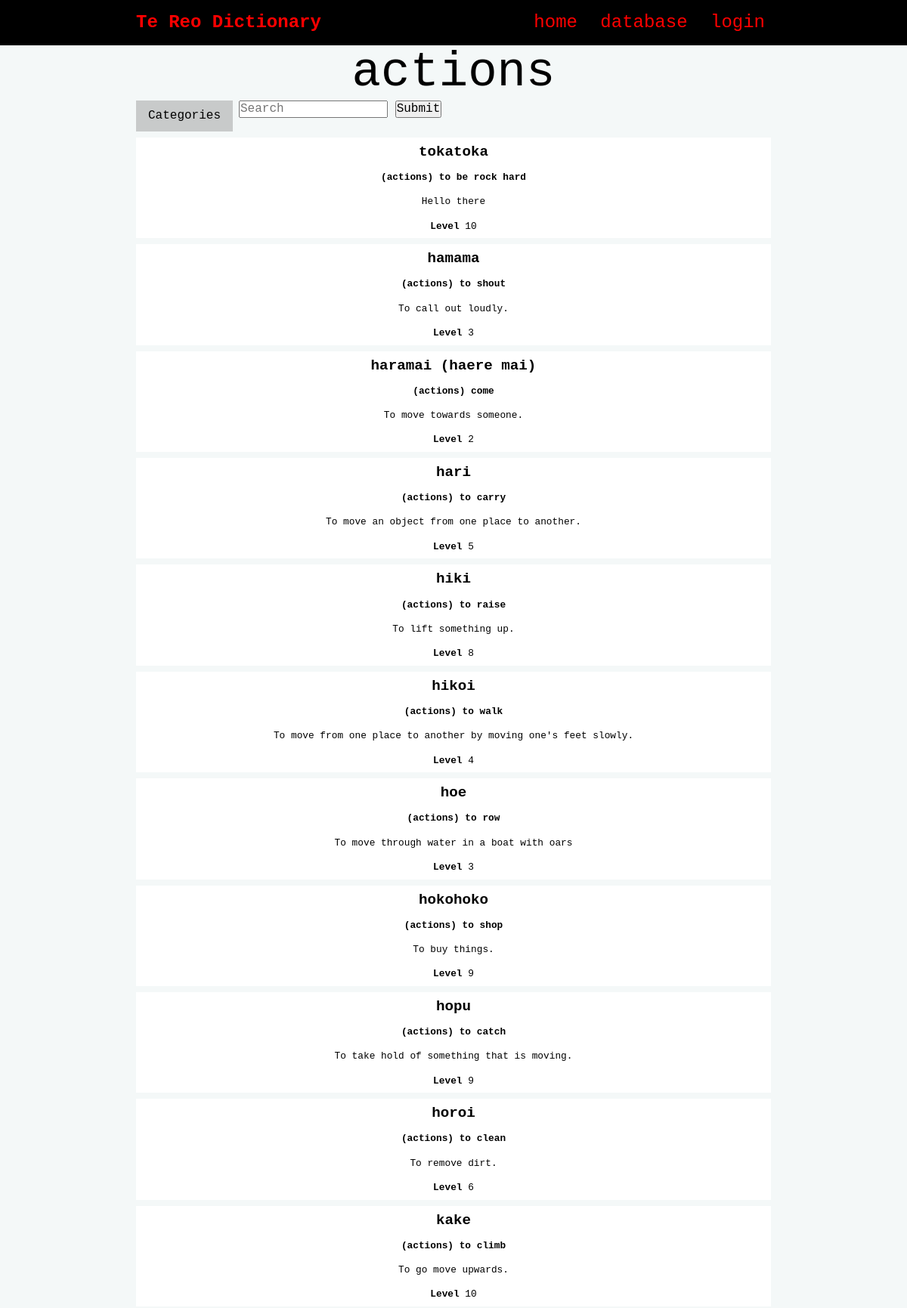
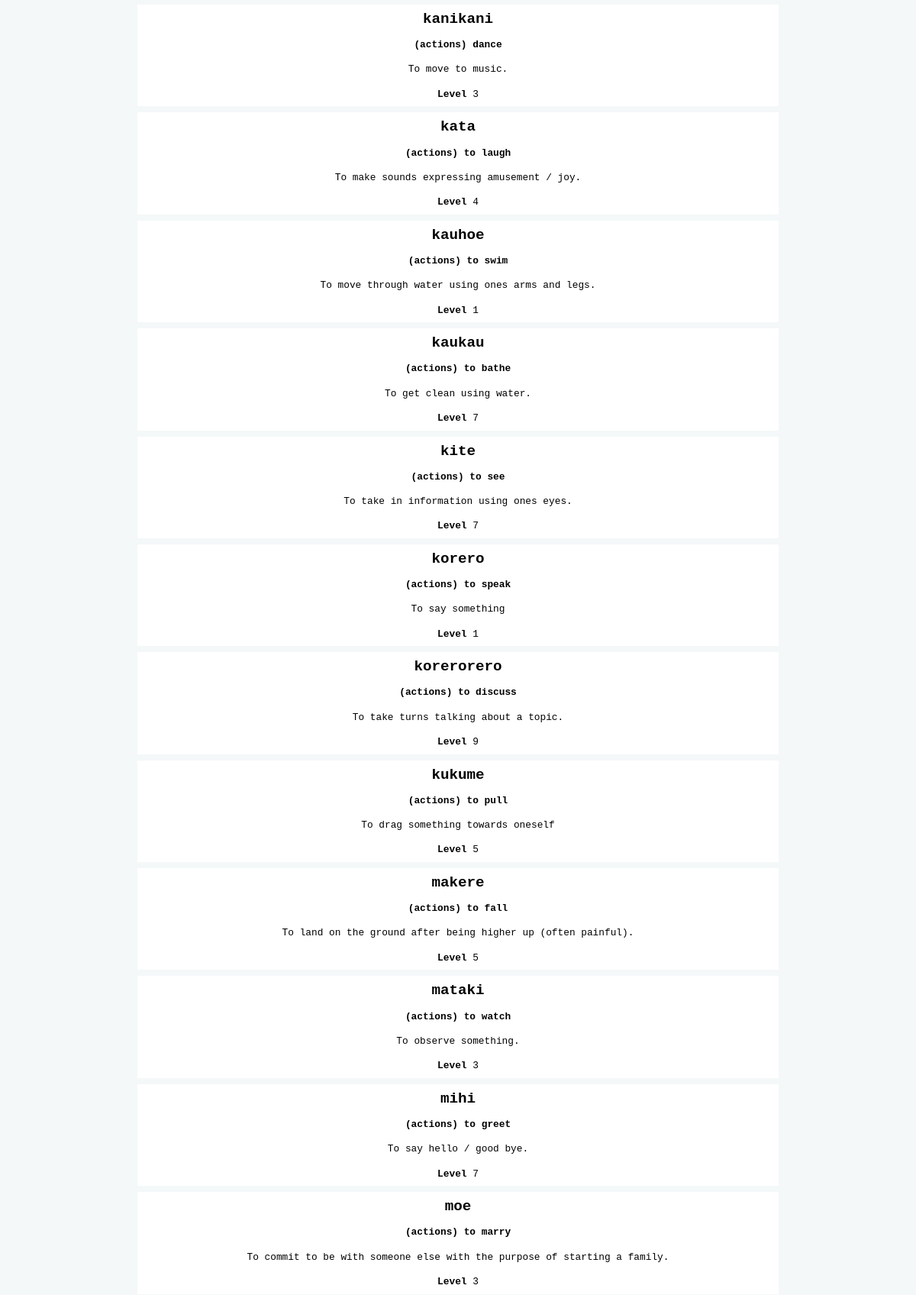
The page /database/1 (upper part) on the database its author committed (2 pictures, top to bottom).
### tables this page shows
CREATE TABLE "categories"
(
    id      integer                            not null
        primary key autoincrement
        unique,
    name    varchar(20)                        not null
        unique,
    user_id integer  default 1
        constraint categories_user_id__fk
            references users,
    date    datetime default current_timestamp not null
);

CREATE TABLE "entries"
(
    id          integer                            not null
        primary key autoincrement
        unique,
    maori       varchar(85)                        not null,
    english     varchar(40)                        not null,
    definition  varchar(300) default 'Pending',
    level       tinyint                            not null,
    image       varchar(44)  default 'noimage.png' not null,
    category_id integer                            not null
        constraint entries_category_id_fk
            references categories,
    user_id     integer      default 1
        constraint entries_user_id_fk
            references users,
    date        datetime     default current_timestamp
);

### app.py (the view)
@app.route('/database/<category_id>')
def render_database_categories(category_id):
    con = connect(DATABASE)
    cur = con.cursor()
    if category_id == '-1':
        query = "SELECT entries.id, entries.maori, entries.english, entries.definition, entries.level, categories.name " \
                "FROM entries " \
                "INNER JOIN categories ON entries.category_id=categories.id " \
                "ORDER BY entries.date DESC "
        cur.execute(query)
    else:
        query = "SELECT entries.id, entries.maori, entries.english, entries.definition, entries.level, categories.name " \
                "FROM entries " \
                "INNER JOIN categories ON entries.category_id=categories.id " \
                "WHERE category_id=? "\
                "ORDER BY entries.date DESC "
        cur.execute(query, (category_id, ))
    entry_list = cur.fetchall()
    query = "SELECT id, name " \
            "FROM categories " \
            "ORDER BY date ASC "
    cur.execute(query)
    category_list = cur.fetchall()
    con.close()
    if len(entry_list) == 0:
        return redirect("/no_results")
    else:
        return render_template('database.html', entries=entry_list, categories=category_list, id=int(category_id))

### app.py (called while the page is built)
def connect(db_file):  # creates a connection with the database
    try:
        connection = sqlite3.connect(db_file)
        return connection
    except sqlite3.Error as e:
        print(e)
    return None

@app.context_processor
def login_context_processor():  # jinja context processor to check if you are logged in
    return dict(logged_in=logged_in)  # calls the logged_in function to jinja

def logged_in():  # checks whether you are logged in
    if session.get("email"):  # if email exists in session tuple
        return True
    else:
        return False

@app.context_processor
def admin_context_processor():
    return dict(is_admin=is_admin)

def is_admin():
    if logged_in() and session.get("type") == 1:
        return True
    else:
        return False

### templates/database.html (shortened to what this page needs)
{% extends "base.html" %}
{% block pageheading %}
    {% if id == -1 %}
        database
    {% else %}
        {{ categories[id-1][1] }}
    {% endif %}
{% endblock %}
{% block main %}
    <div class="filters">
        <div class="dropdown">
            <button class="dropdown-button">Categories</button>
        </div>
        <div class="search-bar">
            <form method="POST" action="/search">
                <input type="text" placeholder="Search" name="search" id="search">
                <button type="submit">Submit</button>
            </form>
        </div>
    </div>
    <div class="entry">
        {% for entry in entries %}
            <a href="/entry/{{ entry[0] }}">
                <div class="entry-box">
                    <h3 class="entry-box-heading"><strong>{{ entry[1] }}</strong></h3>
                    <p class="entry-box-heading"><strong>({{ entry[5] }}) {{ entry[2] }}</strong></p>
                    <p class="entry-box-info">{{ entry[3] }}</p>
                    <p class="entry-box-info"><strong>Level </strong>{{ entry[4] }}</p>
                </div>
            </a>
        {% endfor %}
    </div>
{% endblock %}

### static/style.css (style rules this page uses)
:root { --red: #FF0000; --dark-red: #a00808; --white: #FFFFFF; --light-gray: #F4F8F8; --gray: #c8caca; --dark-gray: #959696; --black: #000000; }
* { font-family: 'Monaco', monospace; padding: 0; margin: 0; box-sizing: border-box; }
body { background-color: var(--light-gray); }
a, a:visited { color: var(--red); text-decoration: none; }
.entry-box { width: 100%; background: var(--white); border: 0 solid var(--gray); color: var(--black); margin-bottom: 0.5rem; }
.entry-box-heading { padding: 0.5rem; }
.entry-box-info { padding: 0.5rem; max-width: 100%; word-wrap: break-word; }
.entry-box h3 { font-size: 1.2rem; text-align: center; }
.entry-box p { font-size: 0.8rem; margin-bottom: 0.1rem; text-align: center; }
.filters { margin-bottom: 0.5rem; display: flex; }
.search-bar { float: right; }
.dropdown { margin-right: 0.5rem; }
.dropdown .dropdown-button { background-color: var(--gray); border: none; padding: 0.7rem 1rem; }
.dropdown-button { background-color: var(--gray); }

### rows shown on the page
categories: name "actions"
entries: maori "tokatoka", name "actions", english "to be rock hard", definition "Hello there", level "10"
entries: maori "hamama", name "actions", english "to shout", definition "To call out loudly.", level "3"
entries: maori "haramai (haere mai)", name "actions", english "come", definition "To move towards someone.", level "2"
entries: maori "hari", name "actions", english "to carry", definition "To move an object from one place to another.", level "5"
entries: maori "hiki", name "actions", english "to raise", definition "To lift something up.", level "8"
entries: maori "hikoi", name "actions", english "to walk", definition "To move from one place to another by moving one's feet slowly.", level "4"
entries: maori "hoe", name "actions", english "to row", definition "To move through water in a boat with oars", level "3"
entries: maori "hokohoko", name "actions", english "to shop", definition "To buy things.", level "9"
entries: maori "hopu", name "actions", english "to catch", definition "To take hold of something that is moving.", level "9"
entries: maori "horoi", name "actions", english "to clean", definition "To remove dirt.", level "6"
entries: maori "kake", name "actions", english "to climb", definition "To go move upwards.", level "10"
entries: maori "kanikani", name "actions", english "dance", definition "To move to music.", level "3"
entries: maori "kata", name "actions", english "to laugh", definition "To make sounds expressing amusement / joy.", level "4"
entries: maori "kauhoe", name "actions", english "to swim", definition "To move through water using ones arms and legs.", level "1"
entries: maori "kaukau", name "actions", english "to bathe", definition "To get clean using water.", level "7"
entries: maori "kite", name "actions", english "to see", definition "To take in information using ones eyes.", level "7"
entries: maori "korero", name "actions", english "to speak", definition "To say something", level "1"
entries: maori "korerorero", name "actions", english "to discuss", definition "To take turns talking about a topic.", level "9"
entries: maori "kukume", name "actions", english "to pull", definition "To drag something towards oneself", level "5"
entries: maori "makere", name "actions", english "to fall", definition "To land on the ground after being higher up (often painful).", level "5"
entries: maori "mataki", name "actions", english "to watch", definition "To observe something.", level "3"
entries: maori "mihi", name "actions", english "to greet", definition "To say hello / good bye.", level "7"
entries: maori "moe", name "actions", english "to marry", definition "To commit to be with someone else with the purpose of starting a family.", level "3"
